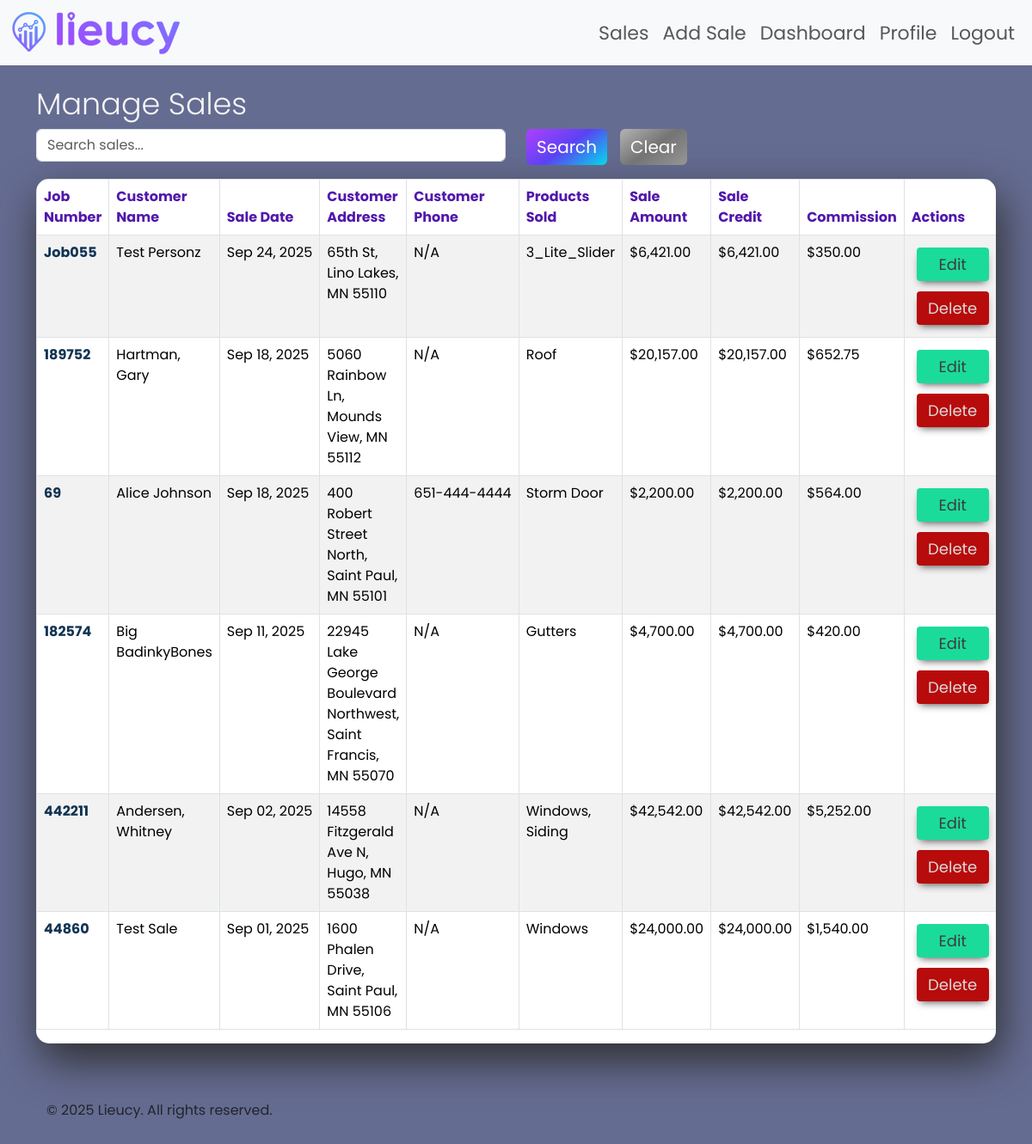
The app's page /manage_sales/ (signed in) with its own data.
### core/models.py (models this page shows, shortened)
class Sale(models.Model):
    user = models.ForeignKey(User, on_delete=models.CASCADE)
    job_number = models.CharField(max_length=50)
    name = models.CharField(max_length=100)
    street = models.CharField(max_length=200)
    city = models.CharField(max_length=100)
    state = models.CharField(max_length=50)
    zip_code = models.CharField(max_length=10)
    sale_date = models.DateField(default=timezone.now)
    products_sold = models.TextField()
    amount = models.DecimalField(max_digits=10, decimal_places=2)
    notes = models.TextField(blank=True)
    commission = models.DecimalField(max_digits=10, decimal_places=2, null=True, blank=True)
    latitude = models.FloatField(null=True, blank=True)
    longitude = models.FloatField(null=True, blank=True)
    phone_number = models.CharField(max_length=20, blank=True, null=True)
    sale_amount_split = models.PositiveIntegerField(default=1)
    accountability_amount = models.DecimalField(max_digits=10, decimal_places=2, null=True, blank=True)

### core/views.py (the view, shortened to what this page needs)
# urls.py: path('manage_sales/', views.manage_sales, name='manage_sales'),
@login_required
def manage_sales(request):
    request.session['from_manage_sales'] = True  # Set flag
    search_query = request.GET.get('q', '').strip()
    sales = Sale.objects.filter(user=request.user).order_by('-sale_date')
    paginator = Paginator(sales, 20)  # 20 sales per page
    page_number = request.GET.get('page', 1)
    page_obj = paginator.get_page(page_number)
    context = {
        'sales': sales,  # For the table
        'page_obj': page_obj,  # For pagination
        'search_query': search_query,  # For the search input
    }
    return render(request, 'core/manage_sales.html', context)

### core/templates/core/manage_sales.html (shortened to what this page needs)
{% extends 'core/base.html' %}
{% load humanize %}
{% block content %}
<h2 class="page-title">Manage Sales</h2>
<form method="get" class="mb-3">
    <div class="row">
        <div class="col-md-6">
            <input type="text" name="q" id="search" value="{{ search_query }}" class="form-control" placeholder="Search sales...">
        </div>
        <div class="col-md-6 manage-sale-search">
            <button type="submit" class="btn btn-primary">Search</button>
            <a href="{% url 'manage_sales' %}" class="btn btn-outline-secondary">Clear</a>
        </div>
    </div>
</form>
<div class="table-responsive">
    <table class="table table-striped table-bordered">
        <thead>
            <tr>
                <th style="color: #5118ac;">Job Number</th>
                <th style="color: #5118ac;">Customer Name</th>
                <th style="color: #5118ac;">Sale Date</th>
                <th style="color: #5118ac;">Customer Address</th>
                <th style="color: #5118ac;">Customer Phone</th>
                <th style="color: #5118ac;">Products Sold</th>
                <th style="color: #5118ac;">Sale Amount</th>
                <th style="color: #5118ac;">Sale Credit</th>
                <th style="color: #5118ac;">Commission</th>
                <th style="color: #5118ac;">Actions</th>
            </tr>
        </thead>
        <tbody>
            {% for sale in sales %}
                <tr>
                    <td style="font-weight: bold; color: #113353;">{{ sale.job_number }}</td>
                    <td>{{ sale.name }}</td>
                    <td style="white-space: nowrap;">{{ sale.sale_date|date:"M d, Y" }}</td>
                    <td>{{ sale.street }}, {{ sale.city }}, {{ sale.state }} {{ sale.zip_code }}</td>
                    <td style="white-space: nowrap;">{{ sale.phone_number|default:"N/A" }}</td>
                    <td>{{ sale.products_sold|default:"N/A" }}</td>
                    <td>${{ sale.amount|floatformat:2|intcomma }}</td>
                    <td>${{ sale.accountability_amount|floatformat:2|intcomma }}</td>
                    <td>${{ sale.commission|floatformat:2|intcomma }}</td>
                    <td>
                        <span>
                            <a href="{% url 'sale_edit' sale.pk %}" class="btn btn-sm btn-warning">Edit</a>
                            <a href="{% url 'sale_delete' sale.pk %}" class="btn btn-sm btn-danger">Delete</a>
                        </span>
                    </td>
                </tr>
            {% empty %}
                <tr>
                    <td colspan="9">No sales found.</td>
                </tr>
            {% endfor %}
        </tbody>
    </table>
</div>
{% endblock %}

### static/css/custom.css (style rules this page uses)
body { background-color: #656c92; font-family: 'Poppins', 'sans-serif'; }
.page-title { font-weight: 300; font-size: 35px; color: whitesmoke; }
.btn-primary { height: 42px; background-image: linear-gradient(144deg, #af40ff, #5b42f3 50%, #00ddeb); border: none; font-family: 'Poppins', 'sans-serif'; font-size: 20px; display: flex; justify-content: center; align-items: center; transition: box-shadow 0.3s ease-in-out; }
.btn-outline-secondary { height: 42px; font-size: 20px; display: flex; justify-content: center; align-items: center; background-image: linear-gradient(144deg, #b4b4b4, #747474 50%, #969696); border: none; transition: box-shadow 0.3s ease-in-out; font-family: 'Poppins', sans-serif; color: white; transition: box-shadow 0.3s ease-in-out; }
.btn-warning { border-radius: 4px; background-color: #1bdb9b; border: none; color: #3d3d3d; text-align: center; font-size: 18px; padding: 6px; width: 84px; transition: all 0.5s; cursor: pointer; margin: 6px; box-shadow: 0 5px 10px -4px rgba(0, 0, 0,.7); }
.btn-warning { cursor: pointer; display: inline-block; position: relative; transition: 0.5s; }
.btn-warning:after { content: '»'; position: absolute; opacity: 0; top: 4px; right: -5px; transition: 0.5s; }
.btn-danger { border-radius: 4px; background-color: #b80b0b; border: none; color: #dbdbdb; text-align: center; font-size: 18px; padding: 6px; width: 84px; transition: all 0.5s; cursor: pointer; margin: 6px; box-shadow: 0 5px 10px -4px rgba(0, 0, 0,.7); }
.btn-danger { cursor: pointer; display: inline-block; position: relative; transition: 0.5s; }
.btn-danger:after { content: '»'; position: absolute; opacity: 0; top: 4px; right: -5px; transition: 0.5s; }
.manage-sale-search { display: flex; justify-content: left; align-items: center; gap: 15px; }
.table-responsive { border-radius: 15px; background-color: white; margin-bottom: 50px; box-shadow: 5px 20px 50px #2e2e2e; }

### records on screen
Sale: job_number "Job055", name "Test Personz", sale_date "Sep 24, 2025", street "65th St", city "Lino Lakes", state "MN", zip_code "55110", phone_number "N/A", products_sold "3_Lite_Slider", amount "6,421.00", accountability_amount "6,421.00", commission "350.00"
Sale: job_number "189752", name "Hartman, Gary", sale_date "Sep 18, 2025", street "5060 Rainbow Ln", city "Mounds View", state "MN", zip_code "55112", phone_number "N/A", products_sold "Roof", amount "20,157.00", accountability_amount "20,157.00", commission "652.75"
Sale: job_number "69", name "Alice Johnson", sale_date "Sep 18, 2025", street "400 Robert Street North", city "Saint Paul", state "MN", zip_code "55101", phone_number "651-444-4444", products_sold "Storm Door", amount "2,200.00", accountability_amount "2,200.00", commission "564.00"
Sale: job_number "182574", name "Big BadinkyBones", sale_date "Sep 11, 2025", street "22945 Lake George Boulevard Northwest", city "Saint Francis", state "MN", zip_code "55070", phone_number "N/A", products_sold "Gutters", amount "4,700.00", accountability_amount "4,700.00", commission "420.00"
Sale: job_number "442211", name "Andersen, Whitney", sale_date "Sep 02, 2025", street "14558 Fitzgerald Ave N", city "Hugo", state "MN", zip_code "55038", phone_number "N/A", products_sold "Windows, Siding", amount "42,542.00", accountability_amount "42,542.00", commission "5,252.00"
Sale: job_number "44860", name "Test Sale", sale_date "Sep 01, 2025", street "1600 Phalen Drive", city "Saint Paul", state "MN", zip_code "55106", phone_number "N/A", products_sold "Windows", amount "24,000.00", accountability_amount "24,000.00", commission "1,540.00"
